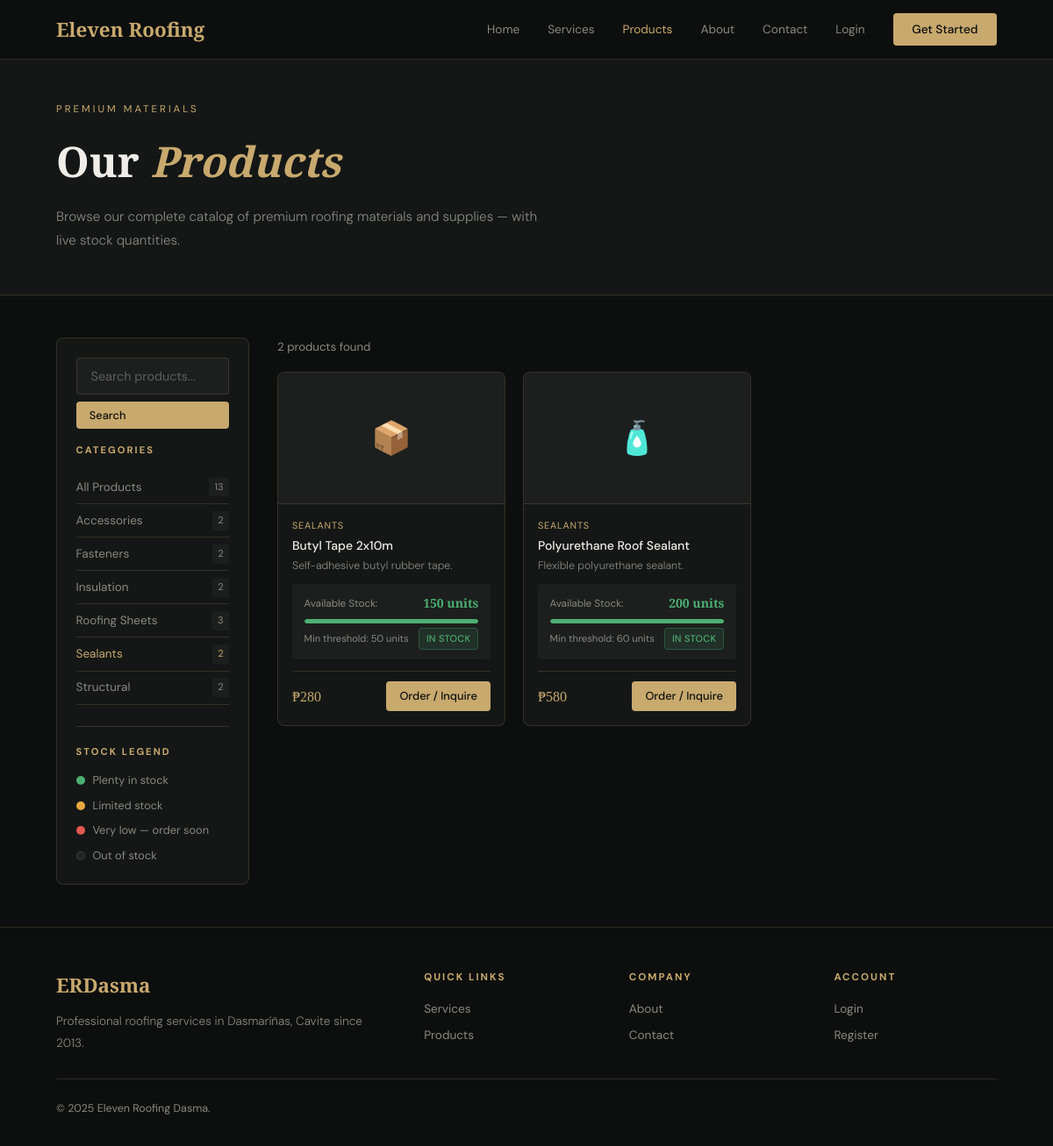
The app's page /products.php?cat=5, older data.
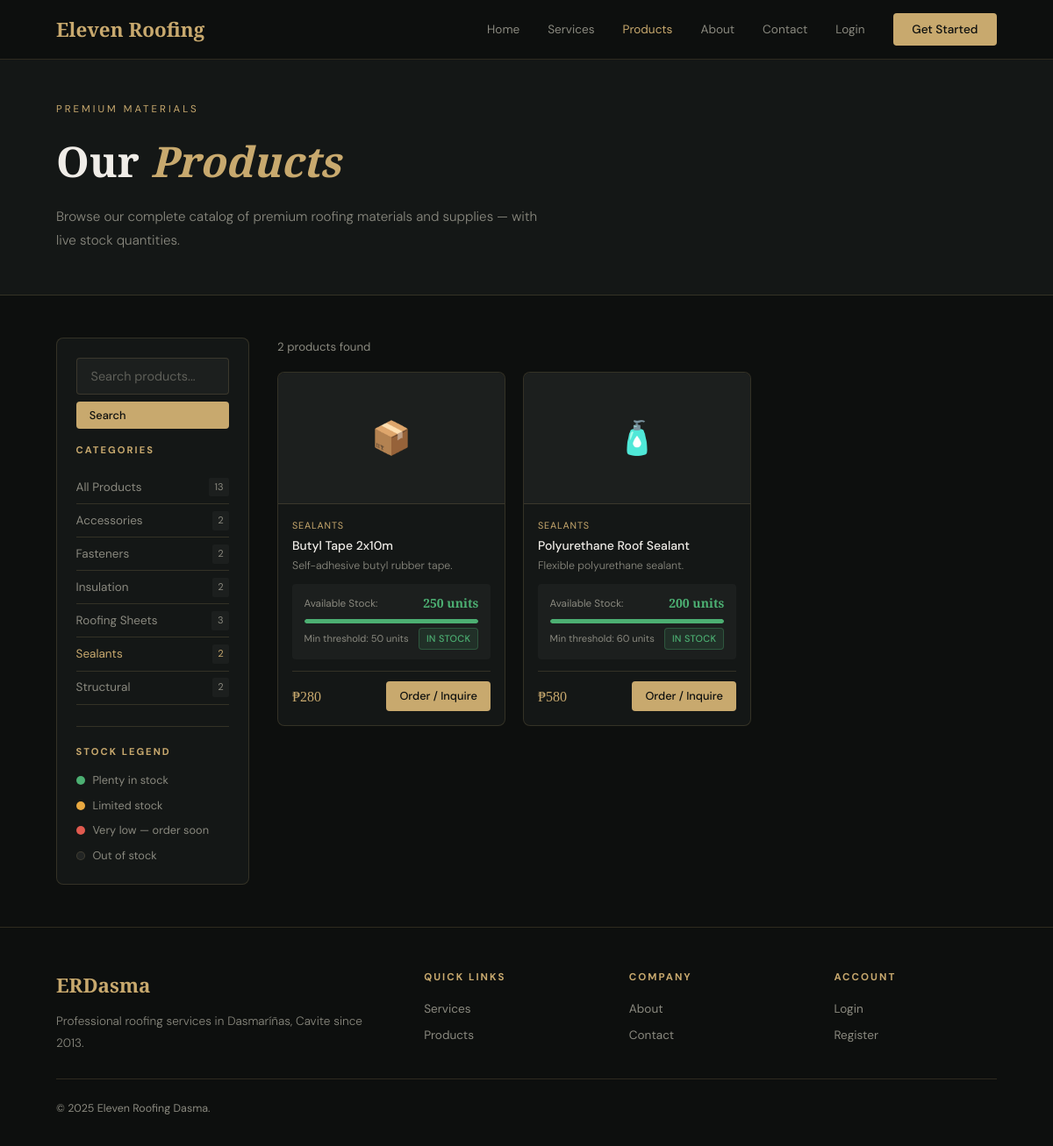
The same page, newer data.
### tables this page shows
CREATE TABLE `categories` (
  `category_id` int(11) NOT NULL AUTO_INCREMENT,
  `category_name` varchar(100) NOT NULL,
  PRIMARY KEY (`category_id`)
);

CREATE TABLE `products` (
  `product_id` int(11) NOT NULL AUTO_INCREMENT,
  `category_id` int(11) DEFAULT NULL,
  `product_name` varchar(100) NOT NULL,
  `description` text DEFAULT NULL,
  `price` decimal(12,2) DEFAULT NULL,
  `stock_quantity` int(11) DEFAULT 0,
  `min_stock` int(11) DEFAULT 50,
  `image_path` varchar(500) DEFAULT NULL,
  `icon_emoji` varchar(10) DEFAULT '?',
  `is_active` tinyint(4) DEFAULT 1,
  `created_at` timestamp NOT NULL DEFAULT current_timestamp(),
  `updated_at` timestamp NOT NULL DEFAULT current_timestamp() ON UPDATE current_timestamp(),
  PRIMARY KEY (`product_id`),
  KEY `category_id` (`category_id`),
  CONSTRAINT `products_ibfk_1` FOREIGN KEY (`category_id`) REFERENCES `categories` (`category_id`)
);

### config/session.php (called while the page is built, shortened)
<?php
function isLoggedIn(): bool { return isset($_SESSION['user']); }

### includes/helpers.php (called while the page is built, shortened)
<?php
function h(string $s): string { return htmlspecialchars($s, ENT_QUOTES, 'UTF-8'); }
function fmtNum(float $n): string { return number_format($n); }

### config/database.php (called while the page is built, shortened)
<?php
function db(): PDO {
    static $pdo = null;
    if ($pdo === null) {
        $dsn = "mysql:host=".DB_HOST.";dbname=".DB_NAME.";charset=".DB_CHARSET;
        $pdo = new PDO($dsn, DB_USER, DB_PASS, [
            PDO::ATTR_ERRMODE => PDO::ERRMODE_EXCEPTION,
            PDO::ATTR_DEFAULT_FETCH_MODE => PDO::FETCH_ASSOC,
            PDO::ATTR_EMULATE_PREPARES => false,
        ]);
    }
    return $pdo;
}

### public/products.php (the view, shortened to what this page needs)
<?php
require_once __DIR__.'/../config/database.php';
require_once __DIR__.'/../config/session.php';
require_once __DIR__.'/../includes/helpers.php';
$catId  = $_GET['cat'] ?? 'all';
$q      = trim($_GET['q'] ?? '');
$cats   = db()->query(
    "SELECT c.*,COUNT(p.product_id) as cnt
     FROM categories c
     LEFT JOIN products p ON p.category_id=c.category_id AND p.is_active=1
     GROUP BY c.category_id ORDER BY c.category_name"
)->fetchAll();
if ($catId === 'all') {
    $st = db()->prepare(
        "SELECT p.*,c.category_name FROM products p
         JOIN categories c ON p.category_id=c.category_id
         WHERE p.is_active=1" .
        ($q ? " AND (p.product_name LIKE ? OR p.description LIKE ?)" : "") .
        " ORDER BY c.category_name,p.product_name"
    );
    $st->execute($q ? ["%$q%","%$q%"] : []);
} else {
    $st = db()->prepare(
        "SELECT p.*,c.category_name FROM products p
         JOIN categories c ON p.category_id=c.category_id
         WHERE p.is_active=1 AND p.category_id=?" .
        ($q ? " AND (p.product_name LIKE ? OR p.description LIKE ?)" : "") .
        " ORDER BY p.product_name"
    );
    $st->execute($q ? [$catId,"%$q%","%$q%"] : [$catId]);
}
$prods = $st->fetchAll();
?><!DOCTYPE html><html lang="en"><head>
<link rel="stylesheet" href="../assets/css/base.css">
<link rel="stylesheet" href="css/products.css">
</head><body>
<nav class="site-nav">
  <a href="index.php" class="nav-logo">Eleven Roofing</a>
  <div class="nav-links">
    <a href="index.php">Home</a>
    <a href="services.php">Services</a>
    <a href="products.php" class="active">Products</a>
    <a href="about.php">About</a>
    <a href="contact.php">Contact</a>
    <?php if (isLoggedIn()): ?>
      <a href="<?= getDashboardUrl() ?>">Dashboard</a>
    <?php else: ?>
      <a href="../auth/login.php">Login</a>
      <a href="../auth/register.php" class="nav-cta">Get Started</a>
    <?php endif; ?>
  </div>
</nav>
<div class="page-hero">
  <div class="page-hero-inner">
    <p class="page-label">Premium Materials</p>
    <h1 class="page-title">Our <em>Products</em></h1>
    <p class="page-sub">Browse our complete catalog of premium roofing materials and supplies — with live stock quantities.</p>
  </div>
</div>
<div class="prod-layout">
  <aside class="prod-sidebar">
    <form method="GET" class="mb-2">
      <input type="text" name="q" class="form-control" placeholder="Search products..." value="<?= h($q) ?>">
      <button type="submit" class="btn btn-primary btn-sm w-full mt-1">Search</button>
    </form>
    <h4 style="font-size:.7rem;letter-spacing:2px;text-transform:uppercase;color:var(--accent);margin-bottom:.9rem">Categories</h4>
    <a href="products.php<?= $q?'?q='.urlencode($q):'' ?>" class="cat-lnk <?= $catId==='all'?'active':'' ?>">
      All Products <span class="cat-cnt"><?= array_sum(array_column($cats,'cnt')) ?></span>
    </a>
    <?php foreach ($cats as $c): ?>
    <a href="?cat=<?= $c['category_id'] ?><?= $q?'&q='.urlencode($q):'' ?>" class="cat-lnk <?= $catId==$c['category_id']?'active':'' ?>">
      <?= h($c['category_name']) ?> <span class="cat-cnt"><?= $c['cnt'] ?></span>
    </a>
    <?php endforeach; ?>
    <div style="margin-top:1.5rem;padding-top:1.25rem;border-top:1px solid var(--border)">
      <h4 style="font-size:.7rem;letter-spacing:2px;text-transform:uppercase;color:var(--accent);margin-bottom:.85rem">Stock Legend</h4>
      <div style="display:flex;flex-direction:column;gap:.5rem">
        <div style="display:flex;align-items:center;gap:.55rem;font-size:.8rem;color:var(--muted)"><span style="width:10px;height:10px;background:var(--success);border-radius:50%;flex-shrink:0"></span> Plenty in stock</div>
        <div style="display:flex;align-items:center;gap:.55rem;font-size:.8rem;color:var(--muted)"><span style="width:10px;height:10px;background:var(--warning);border-radius:50%;flex-shrink:0"></span> Limited stock</div>
        <div style="display:flex;align-items:center;gap:.55rem;font-size:.8rem;color:var(--muted)"><span style="width:10px;height:10px;background:var(--danger);border-radius:50%;flex-shrink:0"></span> Very low — order soon</div>
        <div style="display:flex;align-items:center;gap:.55rem;font-size:.8rem;color:var(--muted)"><span style="width:10px;height:10px;background:var(--bg4);border-radius:50%;flex-shrink:0;border:1px solid var(--border)"></span> Out of stock</div>
      </div>
    </div>
  </aside>
  <div>
    <div style="display:flex;justify-content:space-between;align-items:center;margin-bottom:1.1rem">
      <p style="font-size:.83rem;color:var(--muted)"><?= count($prods) ?> product<?= count($prods)!=1?'s':'' ?> found</p>
    </div>
    <div class="prod-full-grid">
      <?php foreach ($prods as $p):
        $stock = (int)$p['stock_quantity'];
        $min   = (int)$p['min_stock'];
        if ($stock <= 0) {
            $stockClr = 'var(--muted)'; $stockLabel = 'Out of Stock'; $stockBg = 'rgba(138,137,127,.12)'; $stockBdr = 'rgba(138,137,127,.3)';
        } elseif ($stock < 20) {
            $stockClr = 'var(--danger)'; $stockLabel = 'Very Low'; $stockBg = 'var(--danger-dim)'; $stockBdr = 'rgba(224,90,79,.3)';
        } elseif ($stock < $min) {
            $stockClr = 'var(--warning)'; $stockLabel = 'Limited'; $stockBg = 'var(--warning-dim)'; $stockBdr = 'rgba(232,168,64,.3)';
        } else {
            $stockClr = 'var(--success)'; $stockLabel = 'In Stock'; $stockBg = 'var(--success-dim)'; $stockBdr = 'rgba(76,175,114,.3)';
        }
        $pct = $stock > 0 ? min(intval($stock/max($min,1)*100),100) : 0;
      ?>
      <div class="prod-full-card fade-in">
        <div class="prod-full-img">
          <?php if ($p['image_path'] && file_exists(__DIR__.'/../'.$p['image_path'])): ?>
            <img src="../<?= h($p['image_path']) ?>" alt="<?= h($p['product_name']) ?>">
          <?php else: ?>
            <?= $p['icon_emoji'] ?>
          <?php endif; ?>
        </div>
        <div class="prod-full-info">
          <div class="prod-full-cat"><?= h($p['category_name']) ?></div>
          <div class="prod-full-name"><?= h($p['product_name']) ?></div>
          <div class="prod-full-desc"><?= h(mb_strimwidth($p['description'],0,75,'...')) ?></div>
          <div class="prod-stock-wrap">
            <div class="prod-stock-row">
              <span class="prod-stock-lbl">Available Stock:</span>
              <strong class="prod-stock-num" style="color:<?= $stockClr ?>">
                <?= $stock > 0 ? number_format($stock).' units' : 'Out of Stock' ?>
              </strong>
            </div>
            <div class="prod-stock-bar">
              <div class="prod-stock-bar-fill" style="width:<?= $pct ?>%;background:<?= $stockClr ?>"></div>
            </div>
            <div style="display:flex;justify-content:space-between;align-items:center;margin-top:.3rem">
              <span style="font-size:.7rem;color:var(--muted)">Min threshold: <?= number_format($min) ?> units</span>
              <span class="prod-stk-badge" style="background:<?= $stockBg ?>;color:<?= $stockClr ?>;border:1px solid <?= $stockBdr ?>"><?= $stockLabel ?></span>
            </div>
          </div>
          <div class="prod-full-foot">
            <div class="prod-full-price">₱<?= fmtNum($p['price']) ?></div>
            <?php if ($stock > 0): ?>
            <a href="inquiry.php?service=<?= urlencode('Material Purchase: '.$p['product_name']) ?>" class="btn btn-primary btn-sm">Order / Inquire</a>
            <?php else: ?>
            <a href="contact.php" class="btn btn-outline btn-sm">Ask Availability</a>
            <?php endif; ?>
          </div>
        </div>
      </div>
      <?php endforeach; ?>
    </div>
  </div>
</div>
<footer class="site-footer">
  <div class="footer-grid">
    <div class="footer-brand"><a href="index.php" class="nav-logo">ERDasma</a><p>Professional roofing services in Dasmaríñas, Cavite since 2013.</p></div>
    <div class="footer-col"><h5>Quick Links</h5><a href="services.php">Services</a><a href="products.php">Products</a></div>
    <div class="footer-col"><h5>Company</h5><a href="about.php">About</a><a href="contact.php">Contact</a></div>
    <div class="footer-col"><h5>Account</h5><a href="../auth/login.php">Login</a><a href="../auth/register.php">Register</a></div>
  </div>
  <div class="footer-bottom"><p>© 2025 Eleven Roofing Dasma.</p></div>
</footer>
</body></html>

### assets/css/base.css (style rules this page uses)
:root { --bg:#0d0f0e;--bg2:#141716;--bg3:#1c1f1e;--bg4:#222524;--accent:#c8a96e;--accent2:#e8c98e;--accent-dim:rgba(200,169,110,.12);--text:#f0ede8;--text2:#c8c5be;--muted:#8a897f;--border:rgba(200,169,110,.18);--border2:rgba(200,169,110,.30);--danger:#e05a4f;--danger-dim:rgba(224,90,79,.12);--success:#4caf72;--success-dim:rgba(76,175,114,.12);--warning:#e8a840;--warning-dim:rgba(232,168,64,.12);--info:#4a9fd4;--info-dim:rgba(74,159,212,.12);--owner:#9b59b6;--owner-dim:rgba(155,89,182,.12);--serif:'Playfair Display',Georgia,serif;--sans:'DM Sans',system-ui,sans-serif;--r:4px;--r2:8px;--nav:68px;--sidebar:240px }
*,*::before,*::after { margin:0;padding:0;box-sizing:border-box }
html { scroll-behavior:smooth }
body { font-family:var(--sans);background:var(--bg);color:var(--text);line-height:1.6;-webkit-font-smoothing:antialiased }
a { text-decoration:none;color:inherit }
button,input,select,textarea { font-family:inherit }
.site-nav { position:fixed;top:0;width:100%;z-index:200;height:var(--nav);display:flex;align-items:center;justify-content:space-between;padding:0 4rem;background:rgba(13,15,14,.94);backdrop-filter:blur(14px);border-bottom:1px solid var(--border) }
.nav-logo { font-family:var(--serif);font-size:1.4rem;font-weight:700;color:var(--accent) }
.nav-links { display:flex;align-items:center;gap:2rem }
.nav-links a { font-size:.85rem;color:var(--muted);transition:color .2s }
.nav-links a:hover,.nav-links a.active { color:var(--accent) }
.nav-cta { background:var(--accent)!important;color:#0d0f0e!important;padding:.5rem 1.35rem;border-radius:var(--r);font-weight:500!important }
.page-hero { padding-top:var(--nav);background:var(--bg2);border-bottom:1px solid var(--border) }
.page-hero-inner { max-width:1200px;margin:0 auto;padding:3rem 4rem }
.page-label { font-size:.72rem;letter-spacing:3px;text-transform:uppercase;color:var(--accent);margin-bottom:.75rem }
.page-title { font-family:var(--serif);font-size:clamp(2rem,4vw,3rem);font-weight:700 }
.page-title em { color:var(--accent);font-style:italic }
.page-sub { color:var(--muted);font-size:.95rem;margin-top:.65rem;font-weight:300;max-width:560px;line-height:1.8 }
.site-footer { background:var(--bg);border-top:1px solid var(--border);padding:3rem 4rem 2rem }
.footer-grid { display:grid;grid-template-columns:2fr 1fr 1fr 1fr;gap:3rem;max-width:1200px;margin:0 auto }
.footer-brand p { color:var(--muted);font-size:.85rem;font-weight:300;line-height:1.8;margin-top:.75rem }
.footer-col h5 { font-size:.72rem;letter-spacing:2px;text-transform:uppercase;color:var(--accent);margin-bottom:1rem }
.footer-col a { display:block;color:var(--muted);font-size:.85rem;margin-bottom:.5rem;transition:color .2s }
.footer-bottom { max-width:1200px;margin:1.75rem auto 0;padding-top:1.5rem;border-top:1px solid var(--border);display:flex;justify-content:space-between }
.footer-bottom p { color:var(--muted);font-size:.78rem }
.btn { display:inline-flex;align-items:center;gap:.5rem;padding:.7rem 1.65rem;border-radius:var(--r);font-size:.875rem;font-weight:500;cursor:pointer;border:none;transition:all .2s;white-space:nowrap;text-decoration:none }
.btn-primary { background:var(--accent);color:#0d0f0e }
.btn-sm { padding:.42rem .95rem;font-size:.8rem }
.w-full { width:100% }
.form-control { width:100%;background:var(--bg3);border:1px solid var(--border);color:var(--text);padding:.7rem 1rem;border-radius:var(--r);font-size:.9rem;transition:border-color .2s;outline:none }
.form-control::placeholder { color:var(--muted);opacity:.6 }
.mt-1 { margin-top:.5rem }
.mb-2 { margin-bottom:1rem }
.fade-in { opacity:0;transform:translateY(16px);transition:opacity .6s,transform .6s }
.fade-in.visible { opacity:1;transform:none }

Row changes from the older to the newer data that the page shows:
changed products "Butyl Tape 2x10m": stock_quantity "150" → "250"
